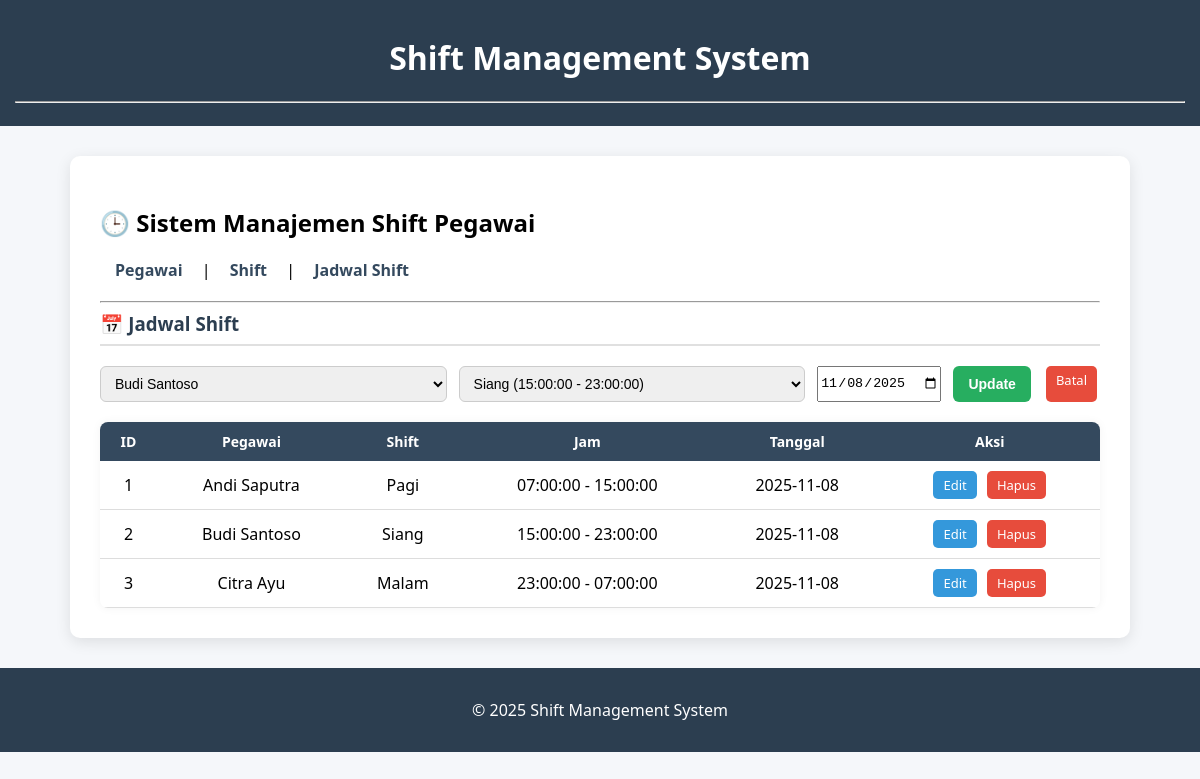
/?page=jadwal&edit=2, run on the app's committed database.
### tables this page shows
CREATE TABLE jadwal_shift (
    id_jadwal INT AUTO_INCREMENT PRIMARY KEY,
    id_pegawai INT NOT NULL,
    id_shift INT NOT NULL,
    tanggal DATE NOT NULL,
    FOREIGN KEY (id_pegawai) REFERENCES pegawai(id_pegawai)
        ON DELETE CASCADE ON UPDATE CASCADE,
    FOREIGN KEY (id_shift) REFERENCES shift(id_shift)
        ON DELETE CASCADE ON UPDATE CASCADE
);

CREATE TABLE pegawai (
    id_pegawai INT AUTO_INCREMENT PRIMARY KEY,
    nama VARCHAR(100) NOT NULL,
    jabatan VARCHAR(50) NOT NULL,
    no_hp VARCHAR(15)
);

CREATE TABLE shift (
    id_shift INT AUTO_INCREMENT PRIMARY KEY,
    nama_shift VARCHAR(50) NOT NULL,
    jam_mulai TIME NOT NULL,
    jam_selesai TIME NOT NULL
);

### config/db.php (called while the page is built, shortened)
<?php
class Database {
    private $host = "localhost";
    private $username = "root";
    private $password = "";
    private $dbname = "db_pegawai";
    public function __construct() {
        try {
            $this->conn = new PDO(
                "mysql:host=$this->host;dbname=$this->dbname",
                $this->username,
                $this->password
            );
        } catch (PDOException $e) {
            echo "Connection failed: " . $e->getMessage();
        }
    }
}
?>

### class/Pegawai.php (called while the page is built, shortened)
<?php
require_once 'config/db.php';
class Pegawai {
    private $db;
    public function __construct() {
        $this->db = (new Database())->conn;
    }
    public function getAllPegawai() {
        $stmt = $this->db->query("SELECT * FROM pegawai");
        return $stmt->fetchAll(PDO::FETCH_ASSOC);
    }
}
?>

### class/JadwalShift.php (called while the page is built, shortened)
<?php
require_once 'config/db.php';
class JadwalShift {
    private $db;
    public function __construct() {
        $this->db = (new Database())->conn;
    }
    public function getAllJadwal() {
        $stmt = $this->db->query("
            SELECT j.id_jadwal, p.nama AS nama_pegawai, s.nama_shift, s.jam_mulai, s.jam_selesai, j.tanggal
            FROM jadwal_shift j
            JOIN pegawai p ON j.id_pegawai = p.id_pegawai
            JOIN shift s ON j.id_shift = s.id_shift
        ");
        return $stmt->fetchAll(PDO::FETCH_ASSOC);
    }
    public function getJadwalById($id) {
        $stmt = $this->db->prepare("SELECT * FROM jadwal_shift WHERE id_jadwal = ?");
        $stmt->execute([$id]);
        return $stmt->fetch(PDO::FETCH_ASSOC);
    }
}
?>

### class/Shift.php (called while the page is built)
<?php
require_once 'config/db.php';
class Shift {
    private $db;
    public function __construct() {
        $this->db = (new Database())->conn;
    }
    public function getAllShift() {
        $stmt = $this->db->query("SELECT * FROM shift");
        return $stmt->fetchAll(PDO::FETCH_ASSOC);
    }
}
?>

### view/jadwal.php (the view, shortened to what this page needs)
<?php
$dataJadwal = $jadwal->getAllJadwal();
$dataPegawai = $pegawai->getAllPegawai();
$dataShift = $shift->getAllShift();
$editData = null;
if (isset($_GET['edit'])) {
    $editData = $jadwal->getJadwalById($_GET['edit']);
}
?>
<h3>📅 Jadwal Shift</h3>
<form method="POST" class="form-box">
    <select name="id_pegawai" required>
        <?php foreach ($dataPegawai as $p): ?>
            <option value="<?= $p['id_pegawai']; ?>"
                <?= isset($editData) && $editData['id_pegawai'] == $p['id_pegawai'] ? 'selected' : ''; ?>>
                <?= htmlspecialchars($p['nama']); ?>
            </option>
        <?php endforeach; ?>
    </select>
    <select name="id_shift" required>
        <?php foreach ($dataShift as $s): ?>
            <option value="<?= $s['id_shift']; ?>"
                <?= isset($editData) && $editData['id_shift'] == $s['id_shift'] ? 'selected' : ''; ?>>
                <?= htmlspecialchars($s['nama_shift']) . " (" . $s['jam_mulai'] . " - " . $s['jam_selesai'] . ")"; ?>
            </option>
        <?php endforeach; ?>
    </select>
    <input type="date" name="tanggal" value="<?= $editData['tanggal'] ?? ''; ?>" required>
    <?php if ($editData): ?>
        <button type="submit" name="edit_jadwal" class="btn-primary">Update</button>
        <a href="?page=jadwal" class="btn btn-delete">Batal</a>
    <?php else: ?>
        <button type="submit" name="tambah_jadwal" class="btn-primary">Tambah</button>
    <?php endif; ?>
</form>
<table>
    <tr>
        <th>ID</th>
        <th>Pegawai</th>
        <th>Shift</th>
        <th>Jam</th>
        <th>Tanggal</th>
        <th>Aksi</th>
    </tr>
    <?php foreach ($dataJadwal as $j): ?>
    <tr>
        <td><?= $j['id_jadwal']; ?></td>
        <td><?= htmlspecialchars($j['nama_pegawai']); ?></td>
        <td><?= htmlspecialchars($j['nama_shift']); ?></td>
        <td><?= $j['jam_mulai']; ?> - <?= $j['jam_selesai']; ?></td>
        <td><?= $j['tanggal']; ?></td>
        <td>
            <a href="?page=jadwal&edit=<?= $j['id_jadwal']; ?>" class="btn btn-edit">Edit</a>
            <a href="?hapus_jadwal=<?= $j['id_jadwal']; ?>" class="btn btn-delete" onclick="return confirm('Yakin hapus data ini?')">Hapus</a>
        </td>
    </tr>
    <?php endforeach; ?>
</table>

### style.css (style rules this page uses)
body { font-family: 'Segoe UI', Tahoma, sans-serif; background-color: #f5f7fa; margin: 0; padding: 0; }
h3 { display: flex; align-items: center; gap: 8px; color: #2c3e50; margin-top: 0; border-bottom: 2px solid #e0e0e0; padding-bottom: 8px; }
.form-box { display: flex; gap: 12px; flex-wrap: wrap; margin-top: 20px; margin-bottom: 20px; }
input[type="text"], select { padding: 8px 10px; border: 1px solid #ccc; border-radius: 6px; flex: 1; min-width: 150px; font-size: 14px; }
button { padding: 8px 15px; font-size: 14px; border: none; border-radius: 6px; cursor: pointer; font-weight: 600; transition: all 0.25s ease; }
button.btn-primary { background: #27ae60; color: #fff; }
a.btn { display: inline-block; padding: 5px 10px; border-radius: 5px; text-decoration: none; font-size: 13px; color: white; margin: 0 3px; transition: 0.25s; }
a.btn-edit { background-color: #3498db; }
a.btn-delete { background-color: #e74c3c; }
table { width: 100%; border-collapse: collapse; margin-top: 15px; border-radius: 8px; overflow: hidden; box-shadow: 0 0 10px rgba(0,0,0,0.05); }
th { background-color: #34495e; color: white; padding: 10px; font-size: 14px; }
td { border-bottom: 1px solid #ddd; padding: 10px; text-align: center; }

### data on the page
jadwal_shift: id_pegawai "Budi Santoso", id_shift "Siang (15:00:00 - 23:00:00)", tanggal "11/08/2025", id_jadwal "2", id_pegawai.nama "Budi Santoso", id_shift.nama_shift "Siang", id_shift.jam_mulai "15:00:00", id_shift.jam_selesai "23:00:00", tanggal "2025-11-08"
jadwal_shift: id_jadwal "1", id_pegawai.nama "Andi Saputra", id_shift.nama_shift "Pagi", id_shift.jam_mulai "07:00:00", id_shift.jam_selesai "15:00:00", tanggal "2025-11-08"
jadwal_shift: id_jadwal "3", id_pegawai.nama "Citra Ayu", id_shift.nama_shift "Malam", id_shift.jam_mulai "23:00:00", id_shift.jam_selesai "07:00:00", tanggal "2025-11-08"
